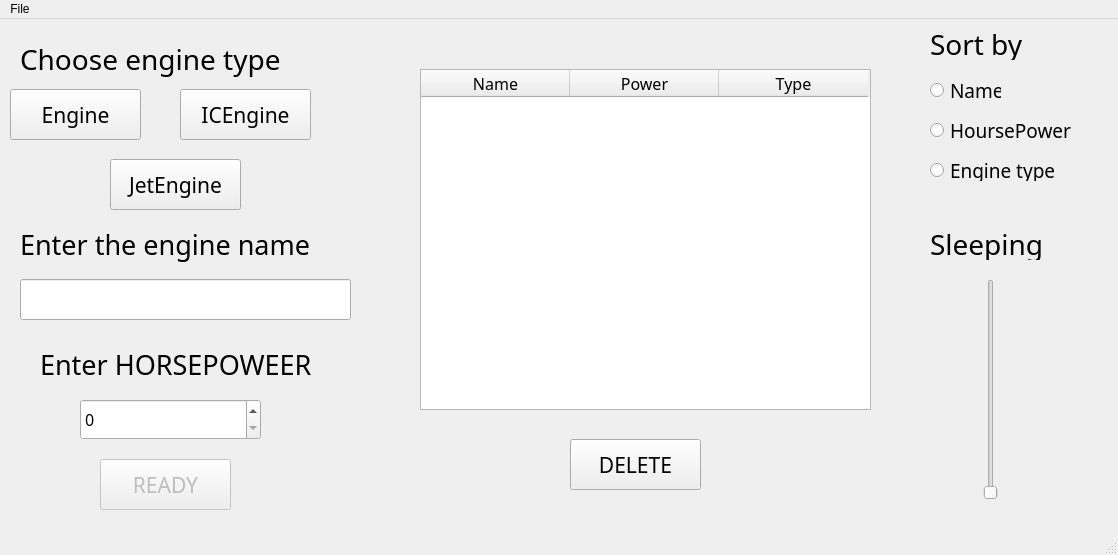
<?xml version="1.0" encoding="UTF-8"?>
<ui version="4.0">
 <class>KursovaRemakeClass</class>
 <widget class="QMainWindow" name="KursovaRemakeClass">
  <property name="geometry">
   <rect>
    <x>0</x>
    <y>0</y>
    <width>1118</width>
    <height>555</height>
   </rect>
  </property>
  <property name="windowTitle">
   <string>KursovaRemake</string>
  </property>
  <widget class="QWidget" name="centralWidget">
   <widget class="QLabel" name="chooseEngine_label">
    <property name="geometry">
     <rect>
      <x>20</x>
      <y>10</y>
      <width>301</width>
      <height>61</height>
     </rect>
    </property>
    <property name="font">
     <font>
      <family>Cascadia Code</family>
      <pointsize>21</pointsize>
     </font>
    </property>
    <property name="text">
     <string>Choose engine type</string>
    </property>
   </widget>
   <widget class="QPushButton" name="ICEngine_button">
    <property name="geometry">
     <rect>
      <x>180</x>
      <y>70</y>
      <width>131</width>
      <height>51</height>
     </rect>
    </property>
    <property name="font">
     <font>
      <family>Cascadia Code</family>
      <pointsize>16</pointsize>
     </font>
    </property>
    <property name="text">
     <string>ICEngine</string>
    </property>
   </widget>
   <widget class="QPushButton" name="EngineButton">
    <property name="geometry">
     <rect>
      <x>10</x>
      <y>70</y>
      <width>131</width>
      <height>51</height>
     </rect>
    </property>
    <property name="font">
     <font>
      <family>Cascadia Code</family>
      <pointsize>16</pointsize>
     </font>
    </property>
    <property name="text">
     <string>Engine</string>
    </property>
   </widget>
   <widget class="QPushButton" name="JetEngine_button">
    <property name="geometry">
     <rect>
      <x>110</x>
      <y>140</y>
      <width>131</width>
      <height>51</height>
     </rect>
    </property>
    <property name="font">
     <font>
      <family>Cascadia Code</family>
      <pointsize>16</pointsize>
     </font>
    </property>
    <property name="text">
     <string>JetEngine</string>
    </property>
   </widget>
   <widget class="QLineEdit" name="lineEdit">
    <property name="geometry">
     <rect>
      <x>20</x>
      <y>260</y>
      <width>331</width>
      <height>41</height>
     </rect>
    </property>
    <property name="font">
     <font>
      <family>Cascadia Code</family>
      <pointsize>12</pointsize>
     </font>
    </property>
   </widget>
   <widget class="QLabel" name="engineName_label">
    <property name="geometry">
     <rect>
      <x>20</x>
      <y>200</y>
      <width>351</width>
      <height>51</height>
     </rect>
    </property>
    <property name="font">
     <font>
      <family>Cascadia Code</family>
      <pointsize>20</pointsize>
     </font>
    </property>
    <property name="text">
     <string>Enter the engine name</string>
    </property>
   </widget>
   <widget class="QSpinBox" name="spinBox">
    <property name="geometry">
     <rect>
      <x>80</x>
      <y>380</y>
      <width>181</width>
      <height>41</height>
     </rect>
    </property>
    <property name="font">
     <font>
      <family>Cascadia Code</family>
      <pointsize>12</pointsize>
     </font>
    </property>
    <property name="maximum">
     <number>999999</number>
    </property>
   </widget>
   <widget class="QLabel" name="enginePower_label">
    <property name="geometry">
     <rect>
      <x>40</x>
      <y>320</y>
      <width>271</width>
      <height>51</height>
     </rect>
    </property>
    <property name="font">
     <font>
      <family>Cascadia Code</family>
      <pointsize>20</pointsize>
     </font>
    </property>
    <property name="text">
     <string>Enter HORSEPOWEER</string>
    </property>
   </widget>
   <widget class="QPushButton" name="Delete_button">
    <property name="geometry">
     <rect>
      <x>570</x>
      <y>420</y>
      <width>131</width>
      <height>51</height>
     </rect>
    </property>
    <property name="font">
     <font>
      <family>Cascadia Code</family>
      <pointsize>16</pointsize>
     </font>
    </property>
    <property name="text">
     <string>DELETE</string>
    </property>
    <property name="autoDefault">
     <bool>false</bool>
    </property>
   </widget>
   <widget class="QLabel" name="sortBy_label">
    <property name="geometry">
     <rect>
      <x>930</x>
      <y>10</y>
      <width>121</width>
      <height>31</height>
     </rect>
    </property>
    <property name="font">
     <font>
      <family>Cascadia Code</family>
      <pointsize>21</pointsize>
     </font>
    </property>
    <property name="text">
     <string>Sort by</string>
    </property>
   </widget>
   <widget class="QRadioButton" name="radioButton_name">
    <property name="geometry">
     <rect>
      <x>930</x>
      <y>60</y>
      <width>71</width>
      <height>22</height>
     </rect>
    </property>
    <property name="font">
     <font>
      <family>Cascadia Code</family>
      <pointsize>14</pointsize>
     </font>
    </property>
    <property name="text">
     <string>Name</string>
    </property>
   </widget>
   <widget class="QRadioButton" name="radioButton_power">
    <property name="geometry">
     <rect>
      <x>930</x>
      <y>100</y>
      <width>141</width>
      <height>22</height>
     </rect>
    </property>
    <property name="font">
     <font>
      <family>Cascadia Code</family>
      <pointsize>14</pointsize>
     </font>
    </property>
    <property name="text">
     <string>HoursePower</string>
    </property>
   </widget>
   <widget class="QRadioButton" name="radioButton_type">
    <property name="geometry">
     <rect>
      <x>930</x>
      <y>140</y>
      <width>141</width>
      <height>22</height>
     </rect>
    </property>
    <property name="font">
     <font>
      <family>Cascadia Code</family>
      <pointsize>14</pointsize>
     </font>
    </property>
    <property name="text">
     <string>Engine type</string>
    </property>
   </widget>
   <widget class="QLabel" name="sleeping_label">
    <property name="geometry">
     <rect>
      <x>930</x>
      <y>210</y>
      <width>181</width>
      <height>31</height>
     </rect>
    </property>
    <property name="font">
     <font>
      <family>Cascadia Code</family>
      <pointsize>21</pointsize>
     </font>
    </property>
    <property name="text">
     <string>Sleeping</string>
    </property>
   </widget>
   <widget class="QSlider" name="verticalSlider">
    <property name="geometry">
     <rect>
      <x>950</x>
      <y>260</y>
      <width>81</width>
      <height>221</height>
     </rect>
    </property>
    <property name="font">
     <font>
      <family>Cascadia Code</family>
      <pointsize>12</pointsize>
     </font>
    </property>
    <property name="maximum">
     <number>1</number>
    </property>
    <property name="orientation">
     <enum>Qt::Orientation::Vertical</enum>
    </property>
   </widget>
   <widget class="QPushButton" name="ready_button">
    <property name="enabled">
     <bool>false</bool>
    </property>
    <property name="geometry">
     <rect>
      <x>100</x>
      <y>440</y>
      <width>131</width>
      <height>51</height>
     </rect>
    </property>
    <property name="font">
     <font>
      <family>Cascadia Code</family>
      <pointsize>16</pointsize>
     </font>
    </property>
    <property name="text">
     <string>READY</string>
    </property>
   </widget>
   <widget class="QTableWidget" name="tableWidget">
    <property name="geometry">
     <rect>
      <x>420</x>
      <y>50</y>
      <width>451</width>
      <height>341</height>
     </rect>
    </property>
    <property name="font">
     <font>
      <family>Cascadia Code</family>
      <pointsize>12</pointsize>
     </font>
    </property>
    <property name="lineWidth">
     <number>1</number>
    </property>
    <attribute name="horizontalHeaderVisible">
     <bool>true</bool>
    </attribute>
    <attribute name="horizontalHeaderMinimumSectionSize">
     <number>35</number>
    </attribute>
    <attribute name="horizontalHeaderDefaultSectionSize">
     <number>149</number>
    </attribute>
    <attribute name="verticalHeaderVisible">
     <bool>false</bool>
    </attribute>
    <column>
     <property name="text">
      <string>Name</string>
     </property>
     <property name="font">
      <font>
       <family>Cascadia Code</family>
      </font>
     </property>
    </column>
    <column>
     <property name="text">
      <string>Power</string>
     </property>
     <property name="font">
      <font>
       <family>Cascadia Code</family>
      </font>
     </property>
    </column>
    <column>
     <property name="text">
      <string>Type</string>
     </property>
    </column>
   </widget>
  </widget>
  <widget class="QMenuBar" name="menuBar">
   <property name="geometry">
    <rect>
     <x>0</x>
     <y>0</y>
     <width>1118</width>
     <height>21</height>
    </rect>
   </property>
   <widget class="QMenu" name="menuFile">
    <property name="title">
     <string>File</string>
    </property>
    <addaction name="actionSave"/>
    <addaction name="actionNew"/>
   </widget>
   <addaction name="menuFile"/>
  </widget>
  <widget class="QStatusBar" name="statusBar"/>
  <action name="actionNew">
   <property name="text">
    <string>Save</string>
   </property>
   <property name="font">
    <font>
     <family>Cascadia Code</family>
     <pointsize>10</pointsize>
    </font>
   </property>
  </action>
  <action name="actionSave">
   <property name="text">
    <string>Open</string>
   </property>
   <property name="font">
    <font>
     <family>Cascadia Code</family>
     <pointsize>10</pointsize>
    </font>
   </property>
  </action>
 </widget>
 <layoutdefault spacing="6" margin="11"/>
 <resources>
  <include location="KursovaRemake.qrc"/>
 </resources>
 <connections/>
</ui>
